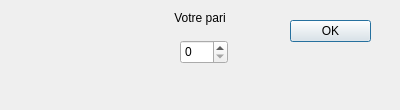
<?xml version="1.0" encoding="UTF-8"?>
<ui version="4.0">
 <class>dialogPari</class>
 <widget class="QDialog" name="dialogPari">
  <property name="geometry">
   <rect>
    <x>0</x>
    <y>0</y>
    <width>400</width>
    <height>110</height>
   </rect>
  </property>
  <property name="windowTitle">
   <string>Votre pari</string>
  </property>
  <widget class="QDialogButtonBox" name="buttonBox">
   <property name="geometry">
    <rect>
     <x>290</x>
     <y>20</y>
     <width>81</width>
     <height>241</height>
    </rect>
   </property>
   <property name="orientation">
    <enum>Qt::Vertical</enum>
   </property>
   <property name="standardButtons">
    <set>QDialogButtonBox::Ok</set>
   </property>
  </widget>
  <widget class="QSpinBox" name="spinPari">
   <property name="geometry">
    <rect>
     <x>180</x>
     <y>40</y>
     <width>48</width>
     <height>24</height>
    </rect>
   </property>
  </widget>
  <widget class="QLabel" name="b2Vies">
   <property name="geometry">
    <rect>
     <x>170</x>
     <y>10</y>
     <width>60</width>
     <height>16</height>
    </rect>
   </property>
   <property name="text">
    <string>Votre pari</string>
   </property>
   <property name="alignment">
    <set>Qt::AlignCenter</set>
   </property>
  </widget>
 </widget>
 <resources/>
 <connections>
  <connection>
   <sender>buttonBox</sender>
   <signal>accepted()</signal>
   <receiver>dialogPari</receiver>
   <slot>accept()</slot>
   <hints>
    <hint type="sourcelabel">
     <x>248</x>
     <y>254</y>
    </hint>
    <hint type="destinationlabel">
     <x>157</x>
     <y>274</y>
    </hint>
   </hints>
  </connection>
  <connection>
   <sender>buttonBox</sender>
   <signal>rejected()</signal>
   <receiver>dialogPari</receiver>
   <slot>reject()</slot>
   <hints>
    <hint type="sourcelabel">
     <x>316</x>
     <y>260</y>
    </hint>
    <hint type="destinationlabel">
     <x>286</x>
     <y>274</y>
    </hint>
   </hints>
  </connection>
 </connections>
</ui>
